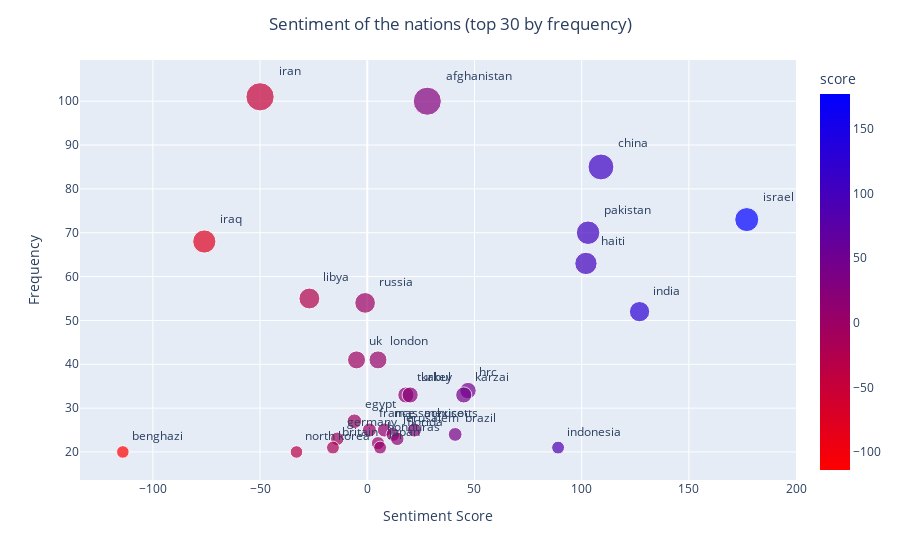

Source (notebook cell):
### Code cell
plot_entitites_sentiment(df_entities, top_k=TOP_K).show()

### Figure 1 — Plotly figure (JSON) as saved in the notebook; plotly's stock layout.template omitted (floating-point values rounded to 4 significant figures)
{"data": [{"hovertemplate": "score=%{marker.color}<br>freq=%{marker.size}<br>entity=%{text}<extra></extra>", "legendgroup": "", "marker": {"color": [-50.0, 28.0, 109.0, 177.0, 103.0, -76.0, 102.0, -27.0, -1.0, 127.0, -5.0, 5.0, 47.0, 18.0, 45.0, 20.0, -6.0, 1.0, 8.0, 22.0, 12.0, 41.0, 14.0, -14.0, 5.0, 89.0, -16.0, 6.0, -114.0, -33.0], "coloraxis": "coloraxis", "size": [101.0, 100.0, 85.0, 73.0, 70.0, 68.0, 63.0, 55.0, 54.0, 52.0, 41.0, 41.0, 34.0, 33.0, 33.0, 33.0, 27.0, 25.0, 25.0, 25.0, 24.0, 24.0, 23.0, 23.0, 22.0, 21.0, 21.0, 21.0, 20.0, 20.0], "sizemode": "area", "sizeref": 0.2525, "symbol": "circle"}, "mode": "markers+text", "name": "", "orientation": "v", "showlegend": false, "text": ["iran", "afghanistan", "china", "israel", "pakistan", "iraq", "haiti", "libya", "russia", "india", "uk", "london", "hrc", "turkey", "karzai", "kabul", "egypt", "france", "massachusetts", "mexico", "jerusalem", "brazil", "florida", "germany", "honduras", "indonesia", "britain", "japan", "benghazi", "north korea"], "textposition": "top right", "type": "scatter", "x": [-50.0, 28.0, 109.0, 177.0, 103.0, -76.0, 102.0, -27.0, -1.0, 127.0, -5.0, 5.0, 47.0, 18.0, 45.0, 20.0, -6.0, 1.0, 8.0, 22.0, 12.0, 41.0, 14.0, -14.0, 5.0, 89.0, -16.0, 6.0, -114.0, -33.0], "xaxis": "x", "y": [101.0, 100.0, 85.0, 73.0, 70.0, 68.0, 63.0, 55.0, 54.0, 52.0, 41.0, 41.0, 34.0, 33.0, 33.0, 33.0, 27.0, 25.0, 25.0, 25.0, 24.0, 24.0, 23.0, 23.0, 22.0, 21.0, 21.0, 21.0, 20.0, 20.0], "yaxis": "y"}], "layout": {"coloraxis": {"colorbar": {"title": {"text": "score"}}, "colorscale": [[0.0, "rgb(255,0,0)"], [1.0, "rgb(0,0,255)"]]}, "legend": {"itemsizing": "constant", "tracegroupgap": 0}, "margin": {"t": 60}, "title": {"text": "Sentiment of the nations (top 30 by frequency)", "x": 0.5, "xanchor": "center"}, "xaxis": {"anchor": "y", "domain": [0.0, 1.0], "title": {"text": "Sentiment Score"}}, "yaxis": {"anchor": "x", "domain": [0.0, 1.0], "title": {"text": "Frequency"}}}}
